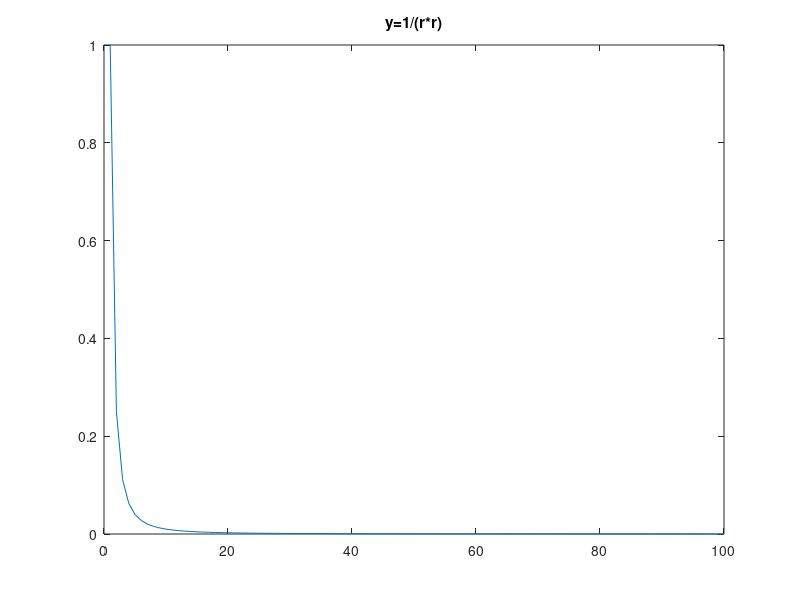

Source code (MATLAB):
clear
%ik=input('input ik=');
nk=100;
i=0;
for n=1:nk
    i=i+1;
    i2=i*i;
y(n)=1.0/i2;
x(n)=n;
end
plot(x,y);
%yl=0.2;
title('y=1/(r*r)');
%clear ml li
%save SUM1 SUM 